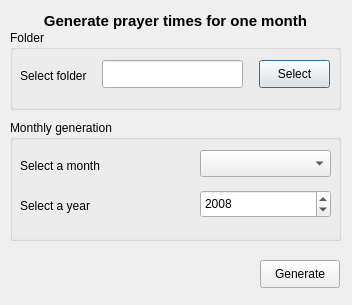
<ui version="4.0" >
 <class>Monthly</class>
 <widget class="QDialog" name="Monthly" >
  <property name="geometry" >
   <rect>
    <x>0</x>
    <y>0</y>
    <width>352</width>
    <height>305</height>
   </rect>
  </property>
  <property name="minimumSize" >
   <size>
    <width>352</width>
    <height>305</height>
   </size>
  </property>
  <property name="maximumSize" >
   <size>
    <width>352</width>
    <height>305</height>
   </size>
  </property>
  <property name="windowTitle" >
   <string>Qsalat - monthly prayers</string>
  </property>
  <widget class="QGroupBox" name="groupBox_2" >
   <property name="geometry" >
    <rect>
     <x>10</x>
     <y>30</y>
     <width>331</width>
     <height>80</height>
    </rect>
   </property>
   <property name="title" >
    <string>Folder</string>
   </property>
   <widget class="QPushButton" name="selectButton" >
    <property name="geometry" >
     <rect>
      <x>249</x>
      <y>30</y>
      <width>71</width>
      <height>28</height>
     </rect>
    </property>
    <property name="text" >
     <string>Select</string>
    </property>
   </widget>
   <widget class="QLineEdit" name="pathEdit" >
    <property name="geometry" >
     <rect>
      <x>92</x>
      <y>30</y>
      <width>141</width>
      <height>28</height>
     </rect>
    </property>
   </widget>
   <widget class="QLabel" name="label_4" >
    <property name="geometry" >
     <rect>
      <x>10</x>
      <y>30</y>
      <width>81</width>
      <height>31</height>
     </rect>
    </property>
    <property name="text" >
     <string>Select folder</string>
    </property>
   </widget>
  </widget>
  <widget class="QGroupBox" name="groupBox" >
   <property name="geometry" >
    <rect>
     <x>10</x>
     <y>120</y>
     <width>331</width>
     <height>121</height>
    </rect>
   </property>
   <property name="title" >
    <string>Monthly generation</string>
   </property>
   <widget class="QLabel" name="label_5" >
    <property name="geometry" >
     <rect>
      <x>10</x>
      <y>70</y>
      <width>91</width>
      <height>31</height>
     </rect>
    </property>
    <property name="text" >
     <string>Select a year</string>
    </property>
   </widget>
   <widget class="QLabel" name="label_2" >
    <property name="geometry" >
     <rect>
      <x>10</x>
      <y>30</y>
      <width>91</width>
      <height>31</height>
     </rect>
    </property>
    <property name="text" >
     <string>Select a month</string>
    </property>
   </widget>
   <widget class="QComboBox" name="monthBox" >
    <property name="geometry" >
     <rect>
      <x>190</x>
      <y>30</y>
      <width>131</width>
      <height>27</height>
     </rect>
    </property>
   </widget>
   <widget class="QSpinBox" name="yearBox" >
    <property name="geometry" >
     <rect>
      <x>190</x>
      <y>70</y>
      <width>131</width>
      <height>28</height>
     </rect>
    </property>
    <property name="minimum" >
     <number>1900</number>
    </property>
    <property name="maximum" >
     <number>2100</number>
    </property>
    <property name="value" >
     <number>2008</number>
    </property>
   </widget>
  </widget>
  <widget class="QPushButton" name="generateButton" >
   <property name="geometry" >
    <rect>
     <x>260</x>
     <y>260</y>
     <width>80</width>
     <height>28</height>
    </rect>
   </property>
   <property name="text" >
    <string>Generate</string>
   </property>
  </widget>
  <widget class="QLabel" name="label_7" >
   <property name="geometry" >
    <rect>
     <x>10</x>
     <y>10</y>
     <width>331</width>
     <height>21</height>
    </rect>
   </property>
   <property name="font" >
    <font>
     <pointsize>11</pointsize>
     <weight>75</weight>
     <bold>true</bold>
    </font>
   </property>
   <property name="text" >
    <string>Generate prayer times for one month</string>
   </property>
   <property name="alignment" >
    <set>Qt::AlignCenter</set>
   </property>
  </widget>
 </widget>
 <resources/>
 <connections/>
</ui>
